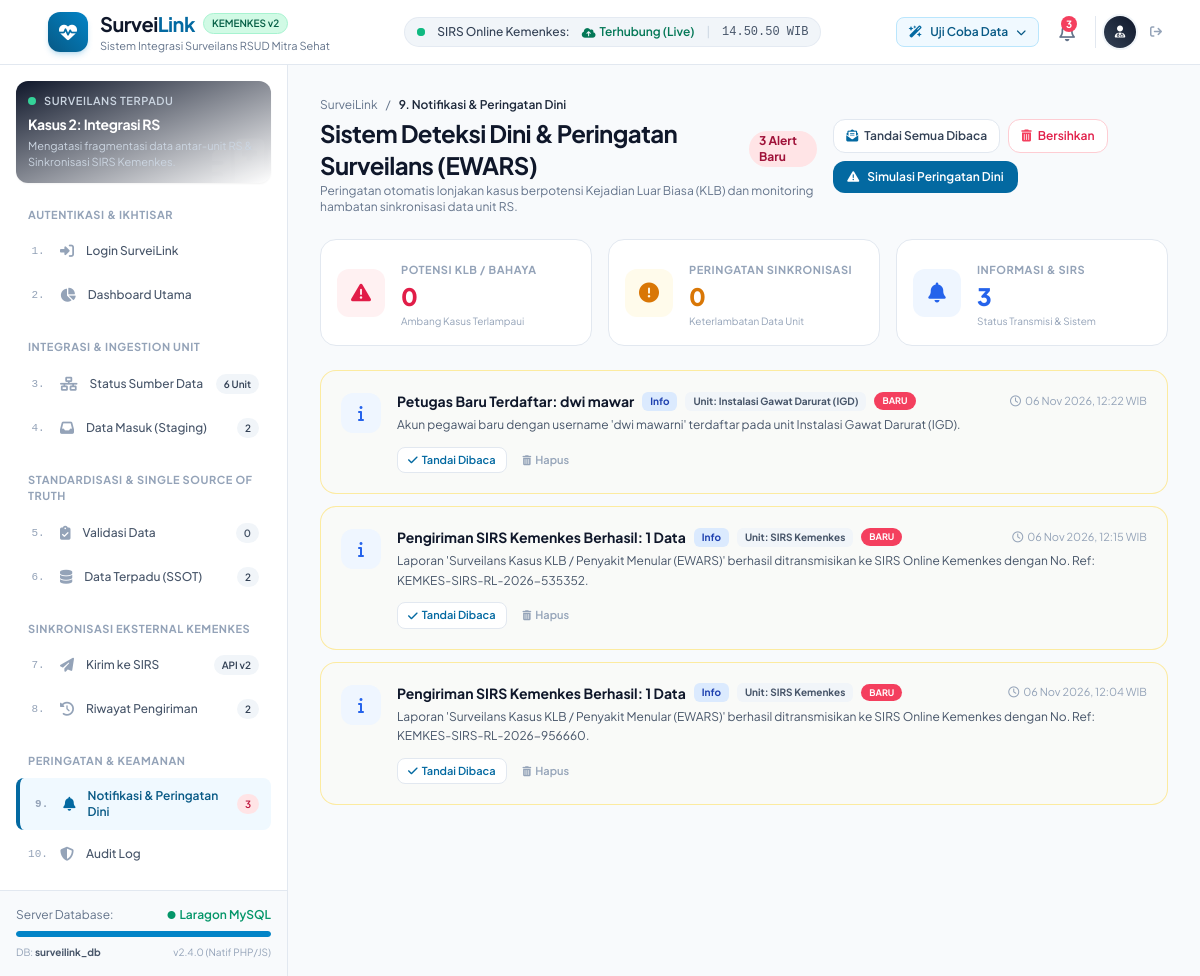
Screenshot of /notifikasi.php with the database file from the repository.
### tables this page shows
CREATE TABLE `notifikasi_alert` (
  `id` int NOT NULL,
  `tipe_alert` enum('EWARS_KLB','INTEGRASI_TERPUTUS','VALIDASI_ANOMALI','SIRS_FEEDBACK','INFO') NOT NULL,
  `judul` varchar(255) NOT NULL,
  `pesan` text NOT NULL,
  `tingkat_urgensi` enum('Bahaya','Peringatan','Info') NOT NULL DEFAULT 'Info',
  `unit_terkait` varchar(50) DEFAULT NULL,
  `status_baca` tinyint(1) NOT NULL DEFAULT '0',
  `created_at` timestamp NULL DEFAULT CURRENT_TIMESTAMP
);

### notifikasi.php (the view, shortened to what this page needs)
<?php
require_once __DIR__ . '/includes/header.php';
require_once __DIR__ . '/includes/navbar.php';
$filterUrgensi = $_GET['urgensi'] ?? '';
$sql = "SELECT * FROM notifikasi_alert WHERE 1=1";
$params = [];
$sql .= " ORDER BY id DESC";
$stmt = $pdo->prepare($sql);
$stmt->execute($params);
$notifList = $stmt->fetchAll();
$totalNotif = count($notifList);
$countBelumDibaca = count(array_filter($notifList, fn($x) => $x['status_baca'] == 0));
$countBahaya = count(array_filter($notifList, fn($x) => $x['tingkat_urgensi'] === 'Bahaya'));
$countPeringatan = count(array_filter($notifList, fn($x) => $x['tingkat_urgensi'] === 'Peringatan'));
$countInfo = count(array_filter($notifList, fn($x) => $x['tingkat_urgensi'] === 'Info'));
?>
<div class="flex-1 flex overflow-hidden">
    <?php require_once __DIR__ . '/includes/sidebar.php'; ?>
    <main class="flex-1 overflow-y-auto custom-scrollbar p-4 sm:p-6 lg:p-8 space-y-6">
        <div class="flex flex-col sm:flex-row sm:items-center justify-between gap-4">
            <div>
                <div class="flex items-center gap-2 text-xs text-slate-500 mb-1">
                    <a href="dashboard.php" class="hover:text-brand-600">SurveiLink</a>
                    <span>/</span>
                    <span class="text-slate-800 font-semibold">9. Notifikasi & Peringatan Dini</span>
                </div>
                <div class="flex items-center gap-3">
                    <h1 class="text-2xl font-bold text-slate-900 tracking-tight">Sistem Deteksi Dini & Peringatan Surveilans (EWARS)</h1>
                    <span class="px-2.5 py-0.5 rounded-full text-xs font-bold <?= $countBelumDibaca > 0 ? 'bg-rose-100 text-rose-800' : 'bg-slate-100 text-slate-700' ?>">
                        <?= $countBelumDibaca ?> Alert Baru
                    </span>
                </div>
                <p class="text-xs text-slate-500 mt-0.5">Peringatan otomatis lonjakan kasus berpotensi Kejadian Luar Biasa (KLB) dan monitoring hambatan sinkronisasi data unit RS.</p>
            </div>
            <div class="flex flex-wrap items-center gap-2">
                <?php if ($totalNotif > 0): ?>
                    <button type="button" onclick="tandaiSemuaDibaca()" class="px-3 py-2 rounded-xl bg-white border border-slate-200 hover:border-brand-500 text-slate-700 text-xs font-semibold shadow-xs transition flex items-center gap-1.5 hover:bg-brand-50 hover:text-brand-700">
                        <i class="fa-solid fa-envelope-open-text text-brand-600"></i>
                        <span>Tandai Semua Dibaca</span>
                    </button>
                    <button type="button" onclick="bersihkanNotifikasi()" class="px-3 py-2 rounded-xl bg-white border border-rose-200 hover:border-rose-400 text-rose-600 text-xs font-semibold shadow-xs transition flex items-center gap-1.5 hover:bg-rose-50">
                        <i class="fa-solid fa-trash-can text-rose-500"></i>
                        <span>Bersihkan</span>
                    </button>
                <?php endif; ?>
                <button type="button" onclick="buatSimulasiAlert()" class="px-3.5 py-2 rounded-xl bg-brand-600 hover:bg-brand-700 text-white text-xs font-semibold shadow-xs transition flex items-center gap-2">
                    <i class="fa-solid fa-triangle-exclamation"></i>
                    <span>Simulasi Peringatan Dini</span>
                </button>
            </div>
        </div>
        <div class="grid grid-cols-1 sm:grid-cols-3 gap-4">
            <a href="notifikasi.php?urgensi=Bahaya" class="p-4 rounded-2xl bg-white border <?= $filterUrgensi === 'Bahaya' ? 'border-rose-500 ring-2 ring-rose-100' : 'border-slate-200' ?> shadow-xs hover:border-rose-300 transition flex items-center gap-4 group">
                <div class="w-12 h-12 rounded-xl bg-rose-50 text-rose-600 flex items-center justify-center text-xl shrink-0 group-hover:scale-105 transition-transform">
                    <i class="fa-solid fa-triangle-exclamation"></i>
                </div>
                <div>
                    <span class="text-[11px] font-bold text-slate-400 uppercase tracking-wider">Potensi KLB / Bahaya</span>
                    <h3 class="text-2xl font-black text-rose-600"><?= $countBahaya ?></h3>
                    <p class="text-[10px] text-slate-400 mt-0.5">Ambang Kasus Terlampaui</p>
                </div>
            </a>
            <a href="notifikasi.php?urgensi=Peringatan" class="p-4 rounded-2xl bg-white border <?= $filterUrgensi === 'Peringatan' ? 'border-amber-500 ring-2 ring-amber-100' : 'border-slate-200' ?> shadow-xs hover:border-amber-300 transition flex items-center gap-4 group">
                <div class="w-12 h-12 rounded-xl bg-amber-50 text-amber-600 flex items-center justify-center text-xl shrink-0 group-hover:scale-105 transition-transform">
                    <i class="fa-solid fa-circle-exclamation"></i>
                </div>
                <div>
                    <span class="text-[11px] font-bold text-slate-400 uppercase tracking-wider">Peringatan Sinkronisasi</span>
                    <h3 class="text-2xl font-black text-amber-600"><?= $countPeringatan ?></h3>
                    <p class="text-[10px] text-slate-400 mt-0.5">Keterlambatan Data Unit</p>
                </div>
            </a>
            <a href="notifikasi.php?urgensi=Info" class="p-4 rounded-2xl bg-white border <?= $filterUrgensi === 'Info' ? 'border-blue-500 ring-2 ring-blue-100' : 'border-slate-200' ?> shadow-xs hover:border-blue-300 transition flex items-center gap-4 group">
                <div class="w-12 h-12 rounded-xl bg-blue-50 text-blue-600 flex items-center justify-center text-xl shrink-0 group-hover:scale-105 transition-transform">
                    <i class="fa-solid fa-bell"></i>
                </div>
                <div>
                    <span class="text-[11px] font-bold text-slate-400 uppercase tracking-wider">Informasi & SIRS</span>
                    <h3 class="text-2xl font-black text-blue-600"><?= $countInfo ?></h3>
                    <p class="text-[10px] text-slate-400 mt-0.5">Status Transmisi & Sistem</p>
                </div>
            </a>
        </div>
        <div class="space-y-3" id="notifContainer">
            <?php if (empty($notifList)): ?>
                <div class="p-12 text-center rounded-2xl bg-white border border-slate-200 shadow-xs flex flex-col items-center justify-center">
                    <div class="w-16 h-16 rounded-2xl bg-slate-100 text-slate-400 flex items-center justify-center text-2xl mb-4">
                        <i class="fa-solid fa-bell-slash"></i>
                    </div>
                    <h3 class="text-base font-bold text-slate-800">Tidak Ada Peringatan Aktif (0)</h3>
                    <p class="text-xs text-slate-500 max-w-md mt-1 mb-6">
                        Sistem surveilans RS dalam kondisi normal dan tidak ada ancaman KLB yang terdeteksi saat ini.
                    </p>
                    <button type="button" onclick="buatSimulasiAlert()" class="px-4 py-2.5 rounded-xl bg-brand-600 hover:bg-brand-700 text-white text-xs font-semibold shadow-xs transition flex items-center gap-2">
                        <i class="fa-solid fa-triangle-exclamation"></i>
                        <span>Buat Simulasi Deteksi Dini EWARS</span>
                    </button>
                </div>
            <?php else: ?>
                <?php foreach ($notifList as $notif): ?>
                    <?php
                        $isUnread = ($notif['status_baca'] == 0);
                        $colorClass = $isUnread ? 'border-amber-200/80 bg-amber-50/20' : 'border-slate-200 bg-white opacity-85';
                        $iconClass = 'fa-solid fa-info text-blue-600 bg-blue-50';
                        $badgeClass = 'bg-blue-100 text-blue-800';
                    ?>
                    <div id="notif-card-<?= $notif['id'] ?>" class="p-5 rounded-2xl border <?= $colorClass ?> shadow-xs flex items-start gap-4 transition hover:shadow-md relative group">
                        <div class="w-10 h-10 rounded-xl <?= $iconClass ?> flex items-center justify-center text-base shrink-0 mt-0.5"></div>
                        <div class="flex-1">
                            <div class="flex flex-wrap items-center justify-between gap-2 mb-1">
                                <div class="flex items-center gap-2">
                                    <h3 class="font-bold text-sm text-slate-900"><?= htmlspecialchars($notif['judul']) ?></h3>
                                    <span class="px-2 py-0.5 rounded-md text-[10px] font-bold <?= $badgeClass ?>">
                                        <?= htmlspecialchars($notif['tingkat_urgensi']) ?>
                                    </span>
                                    <?php if (!empty($notif['unit_terkait'])): ?>
                                        <span class="px-2 py-0.5 rounded-md text-[10px] font-bold bg-slate-100 text-slate-600">
                                            Unit: <?= htmlspecialchars($notif['unit_terkait']) ?>
                                        </span>
                                    <?php endif; ?>
                                    <?php if ($isUnread): ?>
                                        <span id="unread-tag-<?= $notif['id'] ?>" class="px-2 py-0.5 rounded-full text-[9px] font-bold bg-rose-500 text-white animate-pulse">
                                            BARU
                                        </span>
                                    <?php else: ?>
                                        <span class="px-2 py-0.5 rounded-full text-[9px] font-semibold bg-slate-100 text-slate-500">
                                            <i class="fa-solid fa-check"></i> Dibaca
                                        </span>
                                    <?php endif; ?>
                                </div>
                                <span class="text-[11px] text-slate-400">
                                    <i class="fa-regular fa-clock mr-1"></i><?= date('d M Y, H:i', strtotime($notif['created_at'])) ?> WIB
                                </span>
                            </div>
                            <p class="text-xs text-slate-600 leading-relaxed mt-1">
                                <?= htmlspecialchars($notif['pesan']) ?>
                            </p>
                            <div class="mt-3 flex items-center gap-2">
                                <?php if ($isUnread): ?>
                                    <button type="button" onclick="tandaiSatuDibaca(<?= $notif['id'] ?>)" class="text-[11px] font-semibold text-brand-600 hover:text-brand-800 bg-white border border-slate-200 px-2.5 py-1 rounded-lg transition hover:bg-slate-50 flex items-center gap-1">
                                        <i class="fa-solid fa-check"></i> Tandai Dibaca
                                    </button>
                                <?php endif; ?>
                                <button type="button" onclick="hapusSatuNotifikasi(<?= $notif['id'] ?>)" class="text-[11px] font-semibold text-slate-400 hover:text-rose-600 px-2 py-1 rounded-lg transition hover:bg-rose-50 flex items-center gap-1">
                                    <i class="fa-solid fa-trash-can text-[10px]"></i> Hapus
                                </button>
                            </div>
                        </div>
                    </div>
                <?php endforeach; ?>
            <?php endif; ?>
        </div>
    </main>
</div>
<?php require_once __DIR__ . '/includes/footer.php'; ?>

### includes/header.php (style rules this page uses)
body { font-family: 'Plus Jakarta Sans', sans-serif; background-color: #f8fafc; }

### rows the page displays
notifikasi_alert: judul "Petugas Baru Terdaftar: dwi mawar", tingkat_urgensi "Info", unit_terkait "Instalasi Gawat Darurat (IGD)", created_at "06 Nov 2026, 12:22", pesan "Akun pegawai baru dengan username 'dwi mawarni' terdaftar pada unit Instalasi Gawat Darurat (IGD)."
notifikasi_alert: judul "Pengiriman SIRS Kemenkes Berhasil: 1 Data", tingkat_urgensi "Info", unit_terkait "SIRS Kemenkes", created_at "06 Nov 2026, 12:15", pesan "Laporan 'Surveilans Kasus KLB / Penyakit Menular (EWARS)' berhasil ditransmisikan ke SIRS Online Kemenkes dengan No. Ref: KEMKES-SIRS-RL-2026-535352."
notifikasi_alert: judul "Pengiriman SIRS Kemenkes Berhasil: 1 Data", tingkat_urgensi "Info", unit_terkait "SIRS Kemenkes", created_at "06 Nov 2026, 12:04", pesan "Laporan 'Surveilans Kasus KLB / Penyakit Menular (EWARS)' berhasil ditransmisikan ke SIRS Online Kemenkes dengan No. Ref: KEMKES-SIRS-RL-2026-956660."

### other values shown
$totalNotifBelumDibaca "3"
$group['category'] "AUTENTIKASI & IKHTISAR"
$item['number'] "1"
$item['title'] "Login SurveiLink"
$item['number'] "2"
$item['title'] "Dashboard Utama"
$group['category'] "INTEGRASI & INGESTION UNIT"
$item['number'] "3"
$item['title'] "Status Sumber Data"
$item['badge'] "6 Unit"
$item['number'] "4"
$item['title'] "Data Masuk (Staging)"
$item['badge'] "2"
$group['category'] "STANDARDISASI & SINGLE SOURCE OF TRUTH"
$item['number'] "5"
